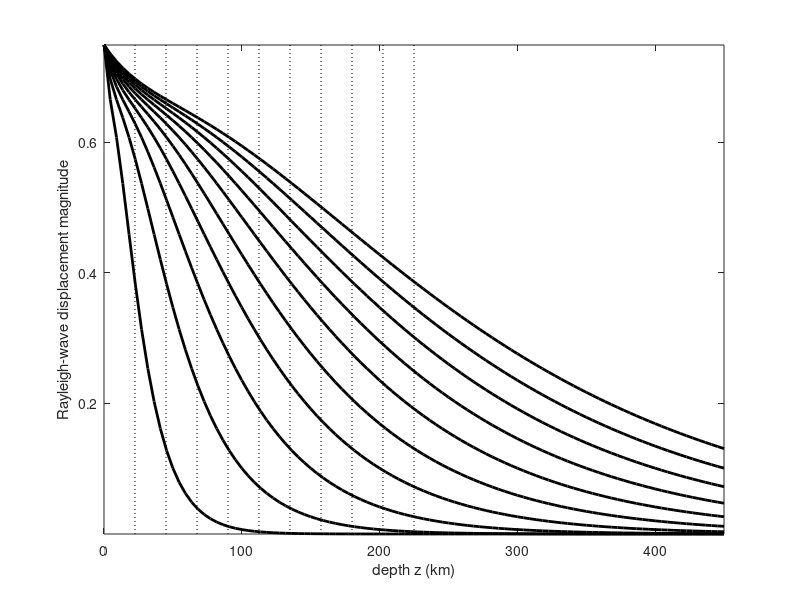

Source code (MATLAB): (Note: this script raises an error after producing the figure.)
function rayleigh2
% RAYLEIGH2
%
% Plots Rayleigh-wave particle motion maximum displacement over an entire
% period; particle motion for amplitude coefficient A=1.
%
% Last modified by fjsimons-at-alum.mit.edu, 04/11/2017

% Rayleigh-wave period [s]
T=[10:10:100];
% Rayleigh-wave phase speed  [m/s]
c=4500; 

% Angular frequency
omega=2*pi./T;
% Wavenumber from the dispersion relation
k=omega/c;
% Wavelength
lambda=2*pi./k;

% Depth scale
z=linspace(0,max(lambda),100);

% One line for every period
for index=1:length(T)
  [ux,uz]=partmot(z,T(index),c);
  pl(index)=plot(z/1000,sqrt(max(ux,[],1).^2+max(uz,[],1).^2));
  hold on
end

% Cosmetics
set(pl,'linew',2,'col','k')
ylb(1)=ylabel('Rayleigh-wave displacement magnitude');
xlb(1)=xlabel('depth z (km)');
axis tight
yl=ylim;

% Some grid lines
gr=plot([lambda(:) lambda(:)]/2/1000,yl,'k:');

% Annotations
YL=repmat(yl(2),size(lambda));
fb=fillbox2(...
    [lambda(:)/2/1000-10 lambda(:)/2/1000+10 YL(:)/2+0.015+0.015 YL(:)/2+0.015-0.015],'w');
for index=1:length(T)
  to(index)=text(lambda(index)/2/1000,yl(2)/2+0.015,...
      num2str(T(index)));
end
set(to,'HorizontalAlignment','center')

% More annotations
fillbox2([385 435 0.6850 0.715],'w')
to(index+1)=text(410,0.7,'period (s)');
set(to,'horizontala','center')

% More cosmetics
longticks
set([gca xlb ylb],'fonts',12)
set(gca,'box','off')
hax=axescp(gca,1);
set(hax,'ylim',yl,'xtick',ceil(lambda(:)/2/1000),'color','none','xaxisl','top')
delete(get(hax,'xlabel'))
xl(2)=xlabel('Half Wavelength \lambda/2 (km)')
set(xl(2),'fonts',12)
set(hax,'box','off','yaxisl','r')
delete(get(hax,'ylabel'))
nolabels(hax,2)
fig2print(gcf,'landscape')

% Particle motion for multiple periods, see RAYLEIGH1
function [ux,uz]=partmot(z,T,c);
omega=2*pi./T;
k=omega/c;
t=linspace(0,T,50);
[ZZ,TT]=meshgrid(z,t);
ddux=exp(-ZZ*k*0.85)-0.58*exp(-ZZ*k*0.39);
dduz=-0.85*exp(-ZZ*k*0.85)+1.47*exp(-ZZ*k*0.39);
x=0;
ux=-sin(k*x-omega.*TT).*ddux;
uz=cos(k*x-omega.*TT).*dduz;
